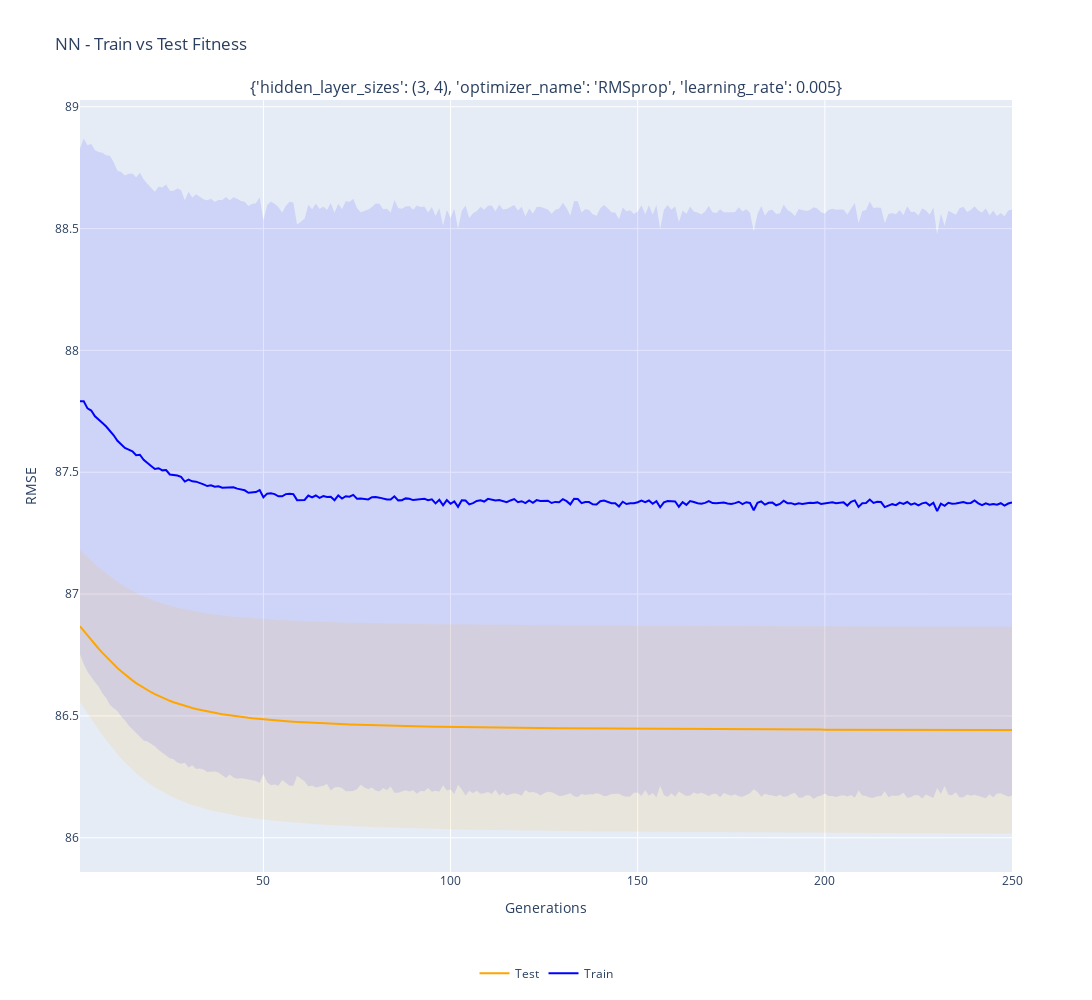

The code cell stored with this chart in its notebook:
### Markdown cell above
## Brief Bloat and Overfitting Discussion 

- ...

### Code cell
fit_or_size_per_comb(k_outer,MODEL_NAME)

### Figure 1 — Plotly figure (JSON) as saved in the notebook; plotly's stock layout.template omitted (floating-point values rounded to 4 significant figures; data arrays with more than 128 entries replaced by an {"elided": "..."} marker saying what was removed)
{"data": [{"line": {"color": "blue"}, "mode": "lines", "name": "Train", "showlegend": true, "type": "scatter", "x": {"elided": "250 int values"}, "xaxis": "x", "y": {"elided": "250 float values"}, "yaxis": "y"}, {"line": {"width": 0}, "mode": "lines", "name": "+1 std Train", "showlegend": false, "type": "scatter", "x": {"elided": "250 int values"}, "xaxis": "x", "y": {"elided": "250 float values"}, "yaxis": "y"}, {"fill": "tonexty", "fillcolor": "rgba(0,0,255,0.1)", "line": {"width": 0}, "mode": "lines", "name": "-1 std Train", "showlegend": false, "type": "scatter", "x": {"elided": "250 int values"}, "xaxis": "x", "y": {"elided": "250 float values"}, "yaxis": "y"}, {"line": {"color": "orange"}, "mode": "lines", "name": "Test", "showlegend": true, "type": "scatter", "x": {"elided": "250 int values"}, "xaxis": "x", "y": {"elided": "250 float values"}, "yaxis": "y"}, {"line": {"width": 0}, "mode": "lines", "name": "+1 std Val", "showlegend": false, "type": "scatter", "x": {"elided": "250 int values"}, "xaxis": "x", "y": {"elided": "250 float values"}, "yaxis": "y"}, {"fill": "tonexty", "fillcolor": "rgba(255,165,0,0.1)", "line": {"width": 0}, "mode": "lines", "name": "-1 std Val", "showlegend": false, "type": "scatter", "x": {"elided": "250 int values"}, "xaxis": "x", "y": {"elided": "250 float values"}, "yaxis": "y"}], "layout": {"annotations": [{"font": {"size": 16}, "showarrow": false, "text": "{'hidden_layer_sizes': (3, 4), 'optimizer_name': 'RMSprop', 'learning_rate': 0.005}", "x": 0.5, "xanchor": "center", "xref": "paper", "y": 1, "yanchor": "bottom", "yref": "paper"}], "height": 1000, "legend": {"orientation": "h", "x": 0.5, "xanchor": "center", "y": -0.15, "yanchor": "bottom"}, "title": {"text": "NN - Train vs Test Fitness"}, "width": 1600, "xaxis": {"anchor": "y", "domain": [0, 1], "title": {"text": "Generations"}}, "yaxis": {"anchor": "x", "domain": [0, 1], "range": [0, null], "title": {"text": "RMSE"}}}}
